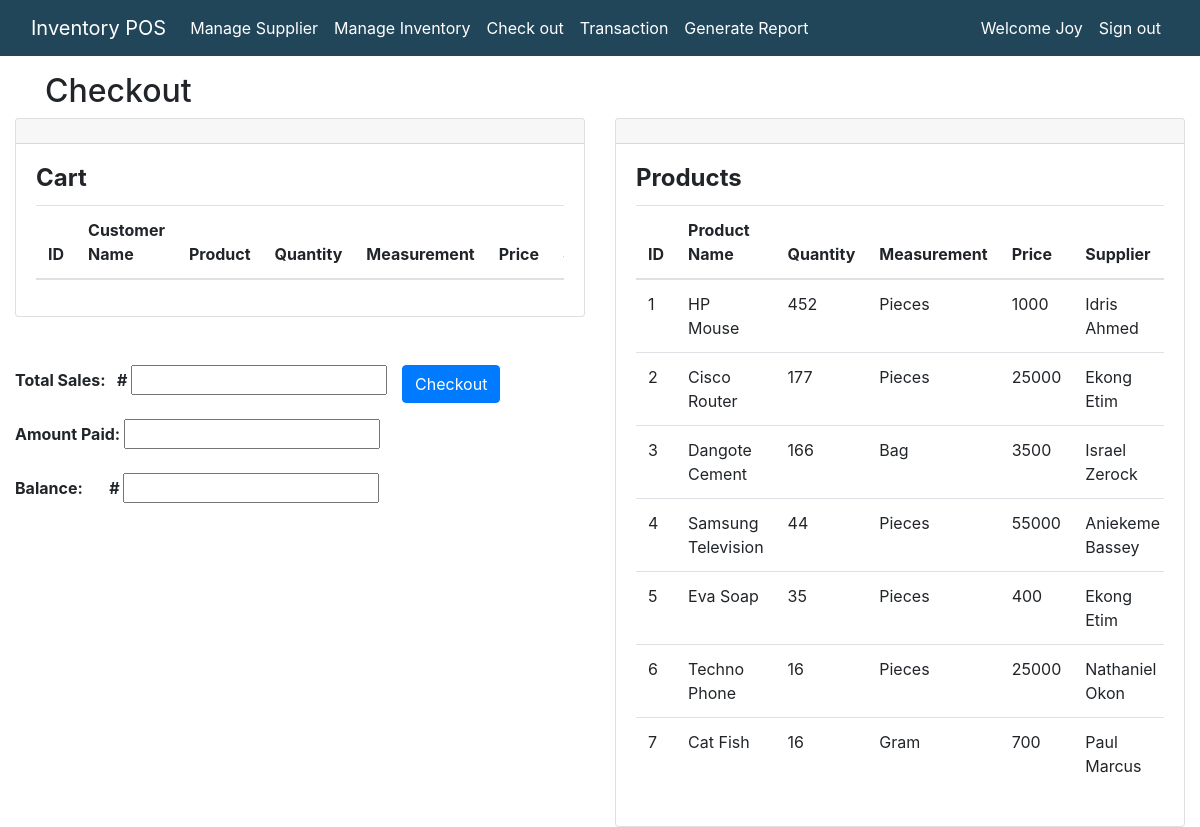
/view/checkout.php (signed in), run on the app's committed database.
### tables this page shows
CREATE TABLE `product` (
  `prod_id` int(11) NOT NULL,
  `prod_name` varchar(50) NOT NULL,
  `quantity` varchar(50) NOT NULL,
  `measure_id` int(11) NOT NULL,
  `original_price` decimal(10,0) NOT NULL,
  `profit` decimal(10,0) NOT NULL,
  `selling_price` decimal(10,0) NOT NULL,
  `sup_id` int(11) NOT NULL
);

CREATE TABLE `measurement` (
  `measure_id` int(11) NOT NULL,
  `measure_name` varchar(50) NOT NULL
);

CREATE TABLE `supplier` (
  `sup_id` int(11) NOT NULL,
  `sup_name` varchar(50) NOT NULL,
  `sup_comp` varchar(50) NOT NULL,
  `phone` varchar(50) NOT NULL,
  `address` varchar(50) NOT NULL
);

### classes/addtocart.php (called while the page is built, shortened)
<?php
function sum_cart_item($mysqli){
    $query = "SELECT sum(req_quantity * selling_price) AS cart_sales FROM add_to_cart WHERE cart_status = 0";
    $result = mysqli_query($mysqli, $query) or die(mysqli_error($mysqli));
    return $result;
}

### classes/product.php (called while the page is built, shortened)
<?php
function get_all_product($mysqli){
    $query = "SELECT * FROM product";
    $result = mysqli_query($mysqli, $query) or die(mysqli_error($mysqli));
    return $result;
}

### classes/measurement.php (called while the page is built, shortened)
<?php
function get_measurement_by_id($mysqli, $measure_id){
    $query = "SELECT * FROM measurement WHERE measure_id =".$measure_id;
    $result = mysqli_query($mysqli, $query) or die(mysqli_error($mysqli));
    return $result;
}

### classes/supplier.php (called while the page is built, shortened)
<?php
function get_supplier_by_id($mysqli, $sup_id){
    $query = "SELECT * FROM supplier WHERE sup_id =".$sup_id;
    $result = mysqli_query($mysqli, $query) or die(mysqli_error($mysqli));
    return $result;
}

### view/checkout.php (the view, shortened to what this page needs)
<?php
      $user_id = $_SESSION['user_id'];
       include_once '../includes/header.php';
       include_once '../classes/supplier.php';
       include_once '../classes/measurement.php';
       include_once '../classes/product.php';
       include_once '../classes/addtocart.php';
       include_once '../classes/transaction.php';
?>
<div class="container-fluid">
        <div class="container">
        <h2>Checkout</h2>
        </div>
    <div class="row">
            <div class="col-md-6">
                <div class="card">
                        <div class="card-header">
                        </div>
                        <div class="card-body">
                                <h4 class="card-title"><Strong>Cart</Strong></h4>
                                <div class="table-responsive">
                                <table class="table table-hover table-border" >
                                <thead>
                                    <tr>
                                    <th scope="col">ID</th>
                                    <th scope="col">Customer Name</th>
                                    <th scope="col">Product</th>
                                    <th scope="col">Quantity</th>
                                    <th scope="col">Measurement</th>
                                    <th scope="col">Price</th>
                                    <th scope="col">Supplier</th>
                                    </tr>
                                </thead>
                                </table>
                                </div>
                        </div>
                </div>
                    <div class="container">
                    <br><br>
                       <div class="row">
                       <div class="col-md-">
                           <?php
                                $result =  sum_cart_item($mysqli);
                                $cart_sum_row = mysqli_fetch_assoc($result);
                                $cart_sum = $cart_sum_row['cart_sales'];
                            ?>
                            <strong>Total Sales: &nbsp;&nbsp;# <input type="text" id="total_sales" onchange="Calcartitem()"  value="<?php echo $cart_sum ?>" readonly> </strong> <br>  <br>
                            <strong>Amount Paid: </strong> <input type="text" name="amount" id="amount" onchange="Calcartitem()"> <br><br>
                            <strong>Balance: &nbsp;&nbsp;&nbsp;&nbsp;&nbsp;&nbsp;# <input type="text" name="balance" id="balance"> <br> </strong>
                       </div>
                       <div class="col-md-3">
                           <a href="checkout.php?update=1&user_id=<?php echo $user_id ?>" class="btn btn-primary" type="submit">Checkout</a>
                       </div>
                       </div>
                    </div>
         </div>
            <div class="col-md-6">
                <div class="card">
                    <div class="card-header">
                    </div>
                    <div class="card-body">
                        <h4 class="card-title"><strong>Products</strong></h4>
                    <div class="table-responsive">
                    <table class="table table-hover " >
                    <thead>
                    <tr>
                    <th scope="col">ID</th>
                    <th scope="col">Product Name</th>
                    <th scope="col">Quantity</th>
                    <th scope="col">Measurement</th>
                    <th scope="col">Price</th>
                    <th scope="col">Supplier</th>
                    </tr>
                    </thead>
                    <?php
                    $cnt = 1;
                        $result = get_all_product($mysqli);
                        if(mysqli_num_rows($result) > 0){
                            while ($prod_row = mysqli_fetch_assoc($result)) {
                                $prod_name = $prod_row['prod_name'];
                                $quantity = $prod_row['quantity'];
                                    $mea_res = get_measurement_by_id($mysqli, $measure_id= $prod_row['measure_id']);
                                        $mea_row = mysqli_fetch_assoc($mea_res);
                                        $measurement = $mea_row['measure_name'];
                                $price = $prod_row['selling_price'];
                                    $sup_res = get_supplier_by_id($mysqli, $sup_id= $prod_row['sup_id']);
                                    $sup_row = mysqli_fetch_assoc($sup_res);
                                    $supplier = $sup_row['sup_name'];
                                ?>
                        <body>
                            <tr>
                                <td><?php echo $cnt ?></td>
                                <td><?php echo $prod_name ?></td>
                                <td><?php echo $quantity ?></td>
                                <td><?php echo $measurement ?></td>
                                <td><?php echo $price ?></td>
                                <td><?php echo $supplier ?></td>
                            </tr>
                        </body>
                            <?php
                            $cnt ++;
                                }
                            }
                        ?>
                    </table>
                    </div>
                    </div>
                </div>
            </div>
    </div>
 </div>
<?php
    include_once '../includes/footer.php';
?>

### data on the page
product: prod_name "HP Mouse", quantity "452", measure.measure_name "Pieces", selling_price "1000", sup.sup_name "Idris Ahmed"
product: prod_name "Cisco Router", quantity "177", measure.measure_name "Pieces", selling_price "25000", sup.sup_name "Ekong Etim"
product: prod_name "Dangote Cement", quantity "166", measure.measure_name "Bag", selling_price "3500", sup.sup_name "Israel Zerock"
product: prod_name "Samsung Television", quantity "44", measure.measure_name "Pieces", selling_price "55000", sup.sup_name "Aniekeme Bassey"
product: prod_name "Eva Soap", quantity "35", measure.measure_name "Pieces", selling_price "400", sup.sup_name "Ekong Etim"
product: prod_name "Techno Phone", quantity "16", measure.measure_name "Pieces", selling_price "25000", sup.sup_name "Nathaniel Okon"
product: prod_name "Cat Fish", quantity "16", measure.measure_name "Gram", selling_price "700", sup.sup_name "Paul Marcus"

### other printed values
$_SESSION['fname'] "Joy"
